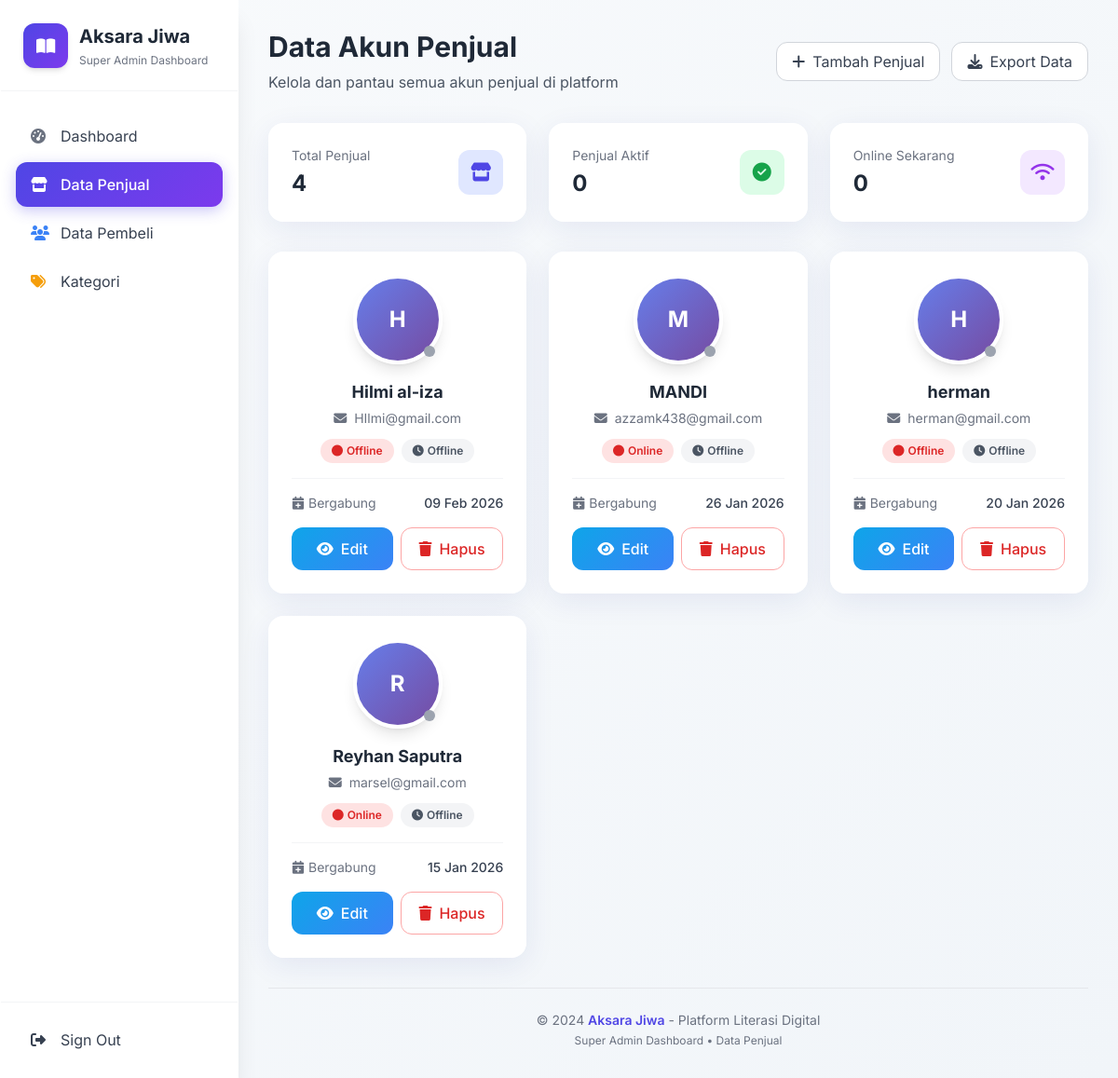
/superadmin/penjual.php (signed in), run on the app's committed database.
### tables this page shows
CREATE TABLE `users` (
  `id_user` int(11) NOT NULL,
  `nik` char(16) NOT NULL,
  `nama` varchar(100) NOT NULL,
  `email` varchar(100) DEFAULT NULL,
  `image` varchar(255) NOT NULL,
  `password` varchar(255) NOT NULL,
  `role` enum('super_admin','penjual','pembeli') NOT NULL,
  `status` enum('online','offline','nonaktif') DEFAULT 'offline',
  `last_activity` datetime DEFAULT NULL,
  `created_at` timestamp NOT NULL DEFAULT current_timestamp(),
  `updated_at` timestamp NOT NULL DEFAULT current_timestamp() ON UPDATE current_timestamp(),
  `alamat` varchar(255) NOT NULL,
  `last_photo_update` datetime DEFAULT NULL,
  `reset_token` varchar(255) DEFAULT NULL,
  `reset_expired` datetime DEFAULT NULL,
  `norek` varchar(50) DEFAULT NULL,
  `nama_bank` varchar(50) DEFAULT NULL,
  `qris` varchar(255) DEFAULT NULL
);

### superadmin/penjual.php (the view, shortened to what this page needs)
<?php
require '../auth/connection.php';
mysqli_query($conn, "
    UPDATE users
    SET last_activity = NOW()
    WHERE id_user = '{$_SESSION['id_user']}'
");
$penjual = mysqli_query($conn, "
    SELECT * FROM users
    WHERE role='penjual'
    ORDER BY id_user DESC
");
function getStatus($last_activity) {
    if (!$last_activity) return 'offline';
    $last = strtotime($last_activity);
    return ((time() - $last) <= 300) ? 'online' : 'offline';
}
?>
<!DOCTYPE html>
<html lang="id">
<head>
    <script src="https://cdn.tailwindcss.com"></script>
    <link rel="stylesheet" href="https://cdnjs.cloudflare.com/ajax/libs/font-awesome/6.4.0/css/all.min.css">
</head>
<body class="min-h-screen">
<div class="flex min-h-screen">
    <aside class="w-64 glass-card flex flex-col shadow-xl">
        <div class="p-6 border-b border-gray-100">
            <div class="flex items-center gap-3">
                <div class="w-12 h-12 gradient-primary text-white rounded-xl flex items-center justify-center shadow-md">
                    <i class="fas fa-book-open text-lg"></i>
                </div>
                <div>
                    <h1 class="font-bold text-xl text-gray-800">Aksara Jiwa</h1>
                    <p class="text-xs text-gray-500 mt-1">Super Admin Dashboard</p>
                </div>
            </div>
        </div>
        <nav class="flex-1 px-4 py-6 space-y-1">
            <a href="dashboard.php" class="flex items-center px-4 py-3 rounded-xl sidebar-link text-gray-700 hover:bg-indigo-50 hover-lift">
                <i class="fas fa-tachometer-alt w-5 mr-3 text-gray-500"></i>
                <span>Dashboard</span>
            </a>
            <a href="penjual.php" class="flex items-center px-4 py-3 rounded-xl active-link hover-lift">
                <i class="fas fa-store w-5 mr-3"></i>
                <span class="font-medium">Data Penjual</span>
            </a>
            <a href="pembeli.php" class="flex items-center px-4 py-3 rounded-xl sidebar-link text-gray-700 hover:bg-indigo-50 hover-lift">
                <i class="fas fa-users w-5 mr-3 text-blue-500"></i>
                <span>Data Pembeli</span>
            </a>
            <a href="kategori.php" class="flex items-center px-4 py-3 rounded-xl sidebar-link text-gray-700 hover:bg-indigo-50 hover-lift">
                <i class="fas fa-tags w-5 mr-3 text-amber-500"></i>
                <span>Kategori</span>
            </a>
        </nav>
        <div class="p-4 border-t border-gray-100 mt-auto">
            <a href="../auth/logout.php" class="flex items-center gap-3 px-4 py-3 rounded-xl text-gray-700 hover:bg-red-50 hover:text-red-600 transition-colors duration-200">
                <i class="fas fa-sign-out-alt w-5"></i>
                <span>Sign Out</span>
            </a>
        </div>
    </aside>
    <main class="flex-1 p-6 lg:p-8 overflow-y-auto">
        <div class="flex flex-col md:flex-row justify-between items-start md:items-center mb-8">
            <div>
                <h2 class="text-2xl lg:text-3xl font-bold text-gray-800 mb-2">Data Akun Penjual</h2>
                <p class="text-gray-600">Kelola dan pantau semua akun penjual di platform</p>
            </div>
            <div class="mt-4 md:mt-0 flex items-center gap-3">
                <a href="register.php"
                class="px-4 py-2 bg-white border border-gray-300 rounded-xl text-gray-700 hover:bg-gray-50 transition-colors flex items-center gap-2">
                <i class="fas fa-plus"></i>
                Tambah Penjual
                </a>
                <button class="px-4 py-2 bg-white border border-gray-300 rounded-xl text-gray-700 hover:bg-gray-50 transition-colors flex items-center gap-2">
                    <i class="fas fa-download"></i>
                    Export Data
                </button>
            </div>
        </div>
        <?php
        $totalPenjual = mysqli_num_rows($penjual);
        mysqli_data_seek($penjual, 0);
        $aktifCount = 0;
        $onlineCount = 0;
        mysqli_data_seek($penjual, 0);
        ?>
        <div class="grid grid-cols-1 md:grid-cols-3 gap-6 mb-8">
            <div class="glass-card rounded-2xl p-6 hover-lift">
                <div class="flex items-center justify-between">
                    <div>
                        <p class="text-sm text-gray-500 mb-1">Total Penjual</p>
                        <p class="text-2xl font-bold text-gray-800"><?= $totalPenjual ?></p>
                    </div>
                    <div class="w-12 h-12 bg-indigo-100 rounded-xl flex items-center justify-center">
                        <i class="fas fa-store text-indigo-600 text-xl"></i>
                    </div>
                </div>
            </div>
            <div class="glass-card rounded-2xl p-6 hover-lift">
                <div class="flex items-center justify-between">
                    <div>
                        <p class="text-sm text-gray-500 mb-1">Penjual Aktif</p>
                        <p class="text-2xl font-bold text-gray-800"><?= $aktifCount ?></p>
                    </div>
                    <div class="w-12 h-12 bg-green-100 rounded-xl flex items-center justify-center">
                        <i class="fas fa-check-circle text-green-600 text-xl"></i>
                    </div>
                </div>
            </div>
            <div class="glass-card rounded-2xl p-6 hover-lift">
                <div class="flex items-center justify-between">
                    <div>
                        <p class="text-sm text-gray-500 mb-1">Online Sekarang</p>
                        <p class="text-2xl font-bold text-gray-800"><?= $onlineCount ?></p>
                    </div>
                    <div class="w-12 h-12 bg-purple-100 rounded-xl flex items-center justify-center">
                        <i class="fas fa-wifi text-purple-600 text-xl"></i>
                    </div>
                </div>
            </div>
        </div>
        <div class="grid grid-cols-1 md:grid-cols-2 lg:grid-cols-3 xl:grid-cols-4 gap-6">
            <?php while ($row = mysqli_fetch_assoc($penjual)) :
                $statusOnline = getStatus($row['last_activity']);
                $foto = !empty($row['foto']) ? $row['foto'] : '../assets/default_user.png';
            ?>
            <div class="glass-card rounded-2xl p-6 hover-lift">
                <div class="relative mb-4">
                    <div class="relative mx-auto w-24 h-24">
                        <?php if (file_exists($foto)): ?>
                            <img src="<?= htmlspecialchars($foto) ?>"
                                 alt="Foto <?= htmlspecialchars($row['nama']) ?>"
                                 class="w-full h-full rounded-full object-cover border-4 border-white shadow-lg">
                        <?php else: ?>
                            <div class="w-full h-full avatar-placeholder rounded-full flex items-center justify-center border-4 border-white shadow-lg">
                                <span class="text-white font-bold text-2xl"><?= strtoupper(substr($row['nama'], 0, 1)) ?></span>
                            </div>
                        <?php endif; ?>
                        <div class="absolute bottom-2 right-2">
                            <?php if ($statusOnline === 'online'): ?>
                                <div class="relative">
                                    <span class="pulse-online"></span>
                                    <span class="absolute -top-1 -right-1 w-4 h-4 bg-green-500 rounded-full opacity-50 animate-ping"></span>
                                </div>
                            <?php else: ?>
                                <span class="w-3 h-3 bg-gray-400 rounded-full block"></span>
                            <?php endif; ?>
                        </div>
                    </div>
                </div>
                <div class="text-center mb-4">
                    <h3 class="font-bold text-lg text-gray-800 mb-1 truncate"><?= htmlspecialchars($row['nama']) ?></h3>
                    <p class="text-sm text-gray-500 mb-3 truncate">
                        <i class="fas fa-envelope mr-2"></i><?= htmlspecialchars($row['email']) ?>
                    </p>
                    <div class="flex flex-wrap justify-center gap-2">
                        <span class="status-badge <?= $row['status'] === 'aktif' ? 'bg-green-100 text-green-600' : 'bg-red-100 text-red-600' ?>">
                            <i class="fas fa-circle text-xs"></i>
                            <?= ucfirst($row['status']) ?>
                        </span>
                        <span class="status-badge <?= $statusOnline === 'online' ? 'bg-blue-100 text-blue-600' : 'bg-gray-100 text-gray-600' ?>">
                            <?php if ($statusOnline === 'online'): ?>
                                <i class="fas fa-wifi text-xs"></i>
                            <?php else: ?>
                                <i class="fas fa-clock text-xs"></i>
                            <?php endif; ?>
                            <?= ucfirst($statusOnline) ?>
                        </span>
                    </div>
                </div>
                <?php if (!empty($row['created_at'])): ?>
                <div class="pt-4 border-t border-gray-100 mb-4">
                    <div class="flex items-center justify-between text-sm">
                        <span class="text-gray-500 flex items-center gap-1">
                            <i class="fas fa-calendar-plus"></i>
                            Bergabung
                        </span>
                        <span class="font-medium text-gray-700"><?= date('d M Y', strtotime($row['created_at'])) ?></span>
                    </div>
                </div>
                <?php endif; ?>
                <div class="flex gap-2">
                    <a href="edit_akun.php?id=<?= $row['id_user'] ?>"
                    class="flex-1 gradient-accent text-white px-4 py-2.5 rounded-xl font-medium text-center hover:shadow-lg transition-shadow flex items-center justify-center gap-2">
                    <i class="fas fa-eye"></i>
                    <span>Edit</span>
                    </a>
                    <a href="?hapus=<?= $row['id_user'] ?>"
                    onclick="return confirm('Yakin hapus penjual <?= htmlspecialchars($row['nama']) ?>?')"
                    class="flex-1 bg-white border border-red-300 text-red-600 px-4 py-2.5 rounded-xl font-medium text-center hover:bg-red-50 transition-colors flex items-center justify-center gap-2">
                    <i class="fas fa-trash"></i>
                    <span>Hapus</span>
                    </a>
                </div>
            </div>
            <?php endwhile; ?>
        </div>
        <div class="mt-8 pt-6 border-t border-gray-200 text-center">
            <p class="text-sm text-gray-500">
                © 2024 <span class="font-semibold text-indigo-600">Aksara Jiwa</span> - Platform Literasi Digital
                <br>
                <span class="text-xs mt-1 block">Super Admin Dashboard • Data Penjual</span>
            </p>
        </div>
    </main>
</div>
</body>
</html>

### superadmin/penjual.php (style rules this page uses)
* { font-family: 'Inter', sans-serif; }
body { background: linear-gradient(135deg, #f8fafc 0%, #f1f5f9 100%); min-height: 100vh; }
.glass-card { background: rgba(255, 255, 255, 0.95); backdrop-filter: blur(10px); border: 1px solid rgba(255, 255, 255, 0.2); box-shadow: 0 8px 32px rgba(31, 38, 135, 0.08); }
.gradient-primary { background: linear-gradient(135deg, #4f46e5 0%, #7c3aed 100%); }
.gradient-accent { background: linear-gradient(135deg, #0ea5e9 0%, #3b82f6 100%); }
.hover-lift { transition: all 0.3s ease; }
.sidebar-link { position: relative; overflow: hidden; }
.sidebar-link::after { content: ''; position: absolute; left: 0; bottom: 0; width: 0; height: 2px; background: linear-gradient(90deg, #4f46e5, #7c3aed); transition: width 0.3s ease; }
.active-link { background: linear-gradient(135deg, #4f46e5 0%, #7c3aed 100%); color: white; box-shadow: 0 4px 15px rgba(79, 70, 229, 0.3); }
.status-badge { padding: 0.25rem 0.75rem; border-radius: 9999px; font-size: 0.75rem; font-weight: 600; display: inline-flex; align-items: center; gap: 0.25rem; }
.avatar-placeholder { background: linear-gradient(135deg, #667eea 0%, #764ba2 100%); }

### data on the page
users: nama "H", nama "Hilmi al-iza", email "HIlmi@gmail.com", status "Offline", last_activity "Offline", created_at "09 Feb 2026"
users: nama "M", nama "MANDI", email "azzamk438@gmail.com", status "Online", last_activity "Offline", created_at "26 Jan 2026"
users: nama "H", nama "herman", email "herman@gmail.com", status "Offline", last_activity "Offline", created_at "20 Jan 2026"
users: nama "R", nama "Reyhan Saputra", email "marsel@gmail.com", status "Online", last_activity "Offline", created_at "15 Jan 2026"

### other printed values
$totalPenjual "4"
$aktifCount "0"
$onlineCount "0"
